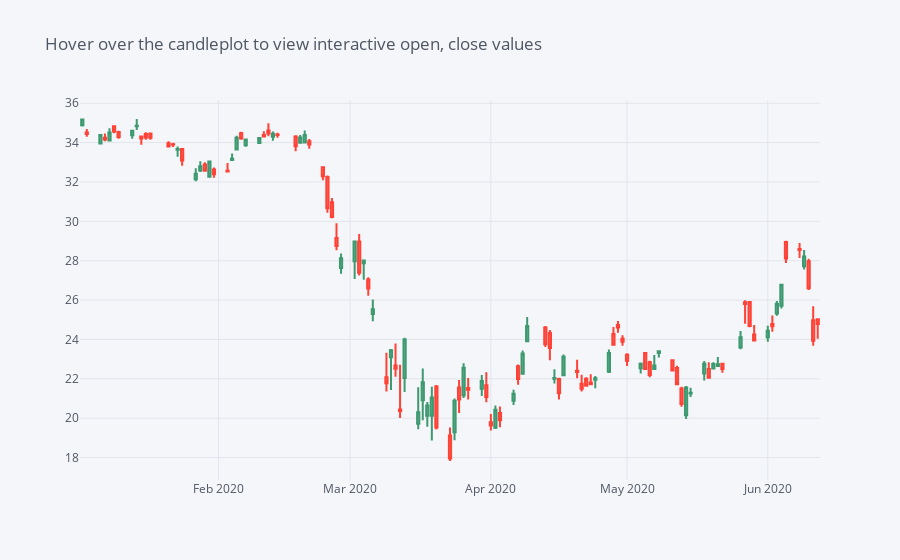

The code cell stored with this chart in its notebook:
### Markdown cell above
** We use .iplot(kind='candle) to create a candle plot of Bank of America's stock in 2020.**

### Code cell
BAC[['Open', 'High', 'Low', 'Close']].loc['2020'].iplot(kind='candle', title="Hover over the candleplot to view interactive open, close values")
